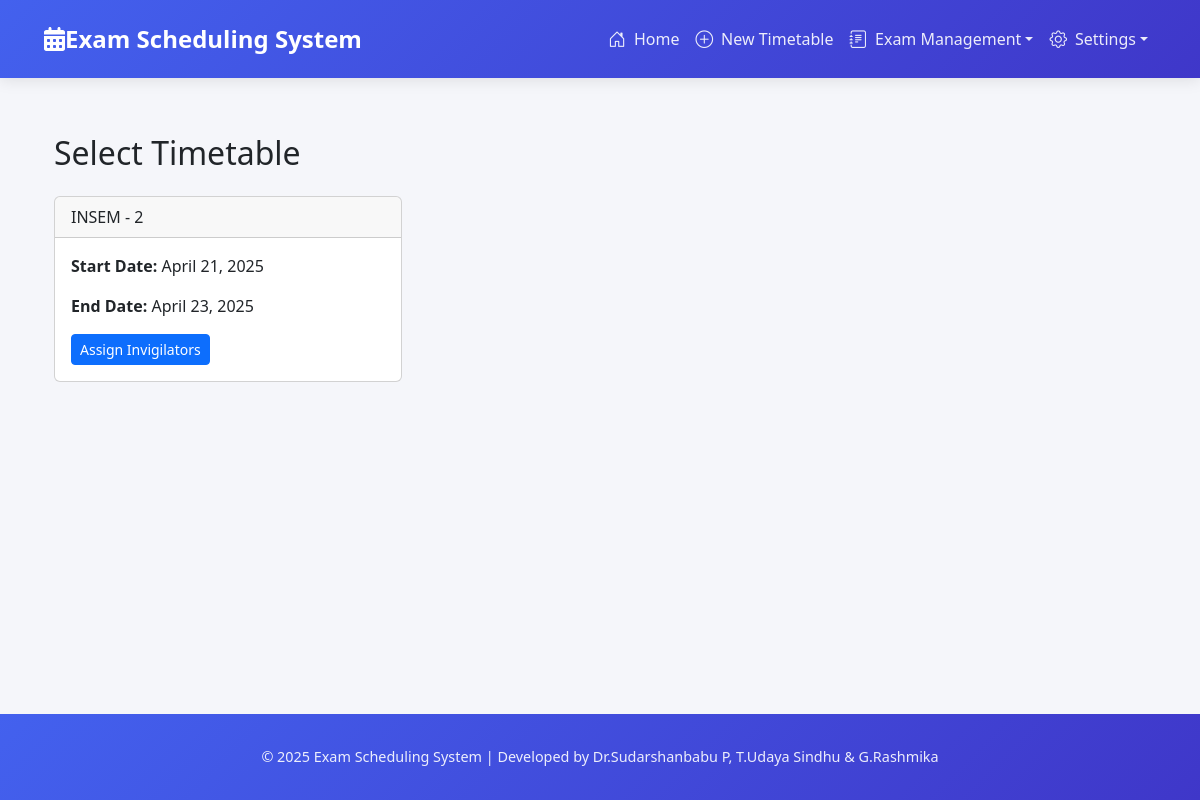
Page /welcome/select-timetable/ on the committed database.
### exams/models.py (models this page shows, shortened)
class Timetable(models.Model):
    YEAR_CHOICES = [
        ('1', 'First Year'),
        ('2', 'Second Year'),
        ('3', 'Third Year'),
        ('4', 'Fourth Year'),
    ]
    name = models.CharField(max_length=200)
    start_date = models.DateField()
    end_date = models.DateField()
    year = models.CharField(max_length=1, choices=YEAR_CHOICES, default='1')
    departments = models.ManyToManyField(Department, related_name='timetables')
    courses = models.ManyToManyField(Course, related_name='timetables')
    created_at = models.DateTimeField(auto_now_add=True)
    updated_at = models.DateTimeField(auto_now=True)
    class Meta:
        ordering = ['-created_at']

### exams/views.py (the view)
# urls.py: path('select-timetable/', views.select_timetable, name='select_timetable'),
def select_timetable(request):
    timetables = Timetable.objects.all().order_by('-created_at')
    return render(request, 'exams/select_timetable.html', {
        'timetables': timetables
    })

### templates/exams/select_timetable.html (shortened to what this page needs)
{% extends 'base.html' %}
{% block content %}
<div class="container mt-4">
    <h2>Select Timetable</h2>
    <div class="row mt-4">
        {% for timetable in timetables %}
        <div class="col-md-4 mb-4">
            <div class="card">
                <div class="card-header">
                    {{ timetable.name }}
                </div>
                <div class="card-body">
                    <p><strong>Start Date:</strong> {{ timetable.start_date }}</p>
                    <p><strong>End Date:</strong> {{ timetable.end_date }}</p>
                    <div class="mt-3">
                        <a href="{% url 'assign_invigilators' timetable.id %}" class="btn btn-primary btn-sm">Assign Invigilators</a>
                    </div>
                </div>
            </div>
        </div>
        {% empty %}
        <div class="col-12">
            <div class="alert alert-info">
                No timetables found. Please create a timetable first.
            </div>
        </div>
        {% endfor %}
    </div>
</div>
{% endblock %}

### templates/base.html (style rules this page uses)
:root { --primary-color: #4361ee; --secondary-color: #3f37c9; --accent-color: #4895ef; --light-color: #f8f9fa; --dark-color: #212529; --success-color: #2ecc71; --danger-color: #e74c3c; --warning-color: #f39c12; --info-color: #3498db; }
body { background-color: #f5f6fa; font-family: 'Segoe UI', Tahoma, Geneva, Verdana, sans-serif; min-height: 100vh; display: flex; flex-direction: column; }

### rows in the picture
Timetable: name "INSEM - 2", start_date "April 21, 2025", end_date "April 23, 2025"
